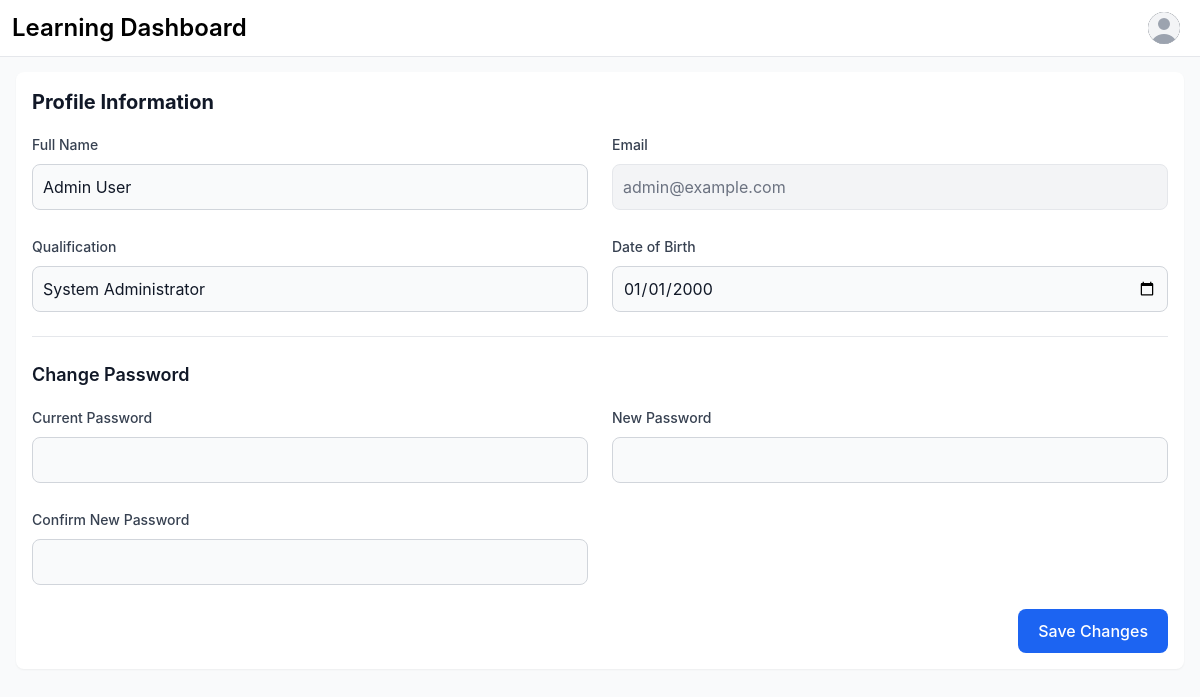
The app's page /profile (signed in) with its own data.
### app.py (models this page shows, shortened)
class User(db.Model):
    __table_args__ = {'extend_existing': True}
    id = db.Column(db.Integer, primary_key=True)
    email = db.Column(db.String(120), unique=True, nullable=False)
    password = db.Column(db.String(200), nullable=False)
    full_name = db.Column(db.String(100), nullable=False)
    qualification = db.Column(db.String(100), nullable=False)
    dob = db.Column(db.Date, nullable=False)
    is_admin = db.Column(db.Boolean, default=False)
    quiz_attempts = db.relationship(
        'QuizAttempt', back_populates='user', lazy=True,
        cascade="all, delete-orphan"
    )

### app.py (the view, shortened to what this page needs)
@app.route('/profile', methods=['GET', 'POST'])
@login_required
def profile():
    return render_template('user/user_profile.html')

### app.py (called while the page is built)
def get_current_user():
    if 'user_id' in session:
        return User.query.get(session['user_id'])
    return None

@app.context_processor
def utility_processor():
    return dict(current_user=get_current_user())

def login_required(f):
    @wraps(f)
    def decorated_function(*args, **kwargs):
        if 'user_id' not in session:
            flash('Please login first.', 'error')
            return redirect(url_for('login'))
        return f(*args, **kwargs)
    return decorated_function

### templates/user/user_profile.html (shortened to what this page needs)
<!DOCTYPE html>
<html lang="en">
<head>
    <link href="https://cdnjs.cloudflare.com/ajax/libs/flowbite/2.2.1/flowbite.min.css" rel="stylesheet" />
</head>
<body class="bg-gray-50">
    <nav class="fixed top-0 z-50 w-full bg-white border-b border-gray-200">
        <div class="px-3 py-3 lg:px-5 lg:pl-3">
            <div class="flex items-center justify-between">
                <div class="flex items-center justify-start">
                    <span class="self-center text-xl font-semibold sm:text-2xl whitespace-nowrap">Learning Dashboard</span>
                </div>
                <div class="flex items-center">
                    <div class="flex items-center ml-3">
                        <div class="relative">
                            <button type="button" class="flex text-sm bg-gray-800 rounded-full focus:ring-4 focus:ring-gray-300" id="user-menu-button">
                                <div class="relative w-8 h-8 overflow-hidden bg-gray-100 rounded-full">
                                    <svg class="absolute w-10 h-10 text-gray-400 -left-1" fill="currentColor" viewBox="0 0 20 20">
                                        <path fill-rule="evenodd" d="M10 9a3 3 0 100-6 3 3 0 000 6zm-7 9a7 7 0 1114 0H3z" clip-rule="evenodd"></path>
                                    </svg>
                                </div>
                            </button>
                        </div>
                    </div>
                </div>
            </div>
        </div>
    </nav>
    <div class="p-4 lg:ml-64 mt-14">
        <div class="p-4 bg-white rounded-lg shadow-sm mb-4">
            <h2 class="text-xl font-bold text-gray-900 mb-4">Profile Information</h2>
            <form id="profileForm" method="POST" class="space-y-6">
                <div class="grid grid-cols-1 md:grid-cols-2 gap-6">
                    <div class="space-y-2">
                        <label for="full_name" class="text-sm font-medium text-gray-700">Full Name</label>
                        <input type="text" id="full_name" name="full_name" value="{{ current_user.full_name }}"
                            class="w-full p-2.5 text-gray-900 bg-gray-50 rounded-lg border border-gray-300 focus:ring-blue-500 focus:border-blue-500" required>
                    </div>
                    <div class="space-y-2">
                        <label for="email" class="text-sm font-medium text-gray-700">Email</label>
                        <input type="email" id="email" value="{{ current_user.email }}"
                            class="w-full p-2.5 text-gray-500 bg-gray-100 rounded-lg border border-gray-200" disabled>
                    </div>
                    <div class="space-y-2">
                        <label for="qualification" class="text-sm font-medium text-gray-700">Qualification</label>
                        <input type="text" id="qualification" name="qualification" value="{{ current_user.qualification }}"
                            class="w-full p-2.5 text-gray-900 bg-gray-50 rounded-lg border border-gray-300 focus:ring-blue-500 focus:border-blue-500" required>
                    </div>
                    <div class="space-y-2">
                        <label for="dob" class="text-sm font-medium text-gray-700">Date of Birth</label>
                        <input type="date" id="dob" name="dob" value="{{ current_user.dob.strftime('%Y-%m-%d') }}"
                            class="w-full p-2.5 text-gray-900 bg-gray-50 rounded-lg border border-gray-300 focus:ring-blue-500 focus:border-blue-500" required>
                    </div>
                </div>
                <div class="pt-6 border-t border-gray-200">
                    <h3 class="text-lg font-semibold text-gray-900 mb-4">Change Password</h3>
                    <div class="grid grid-cols-1 md:grid-cols-2 gap-6">
                        <div class="space-y-2">
                            <label for="current_password" class="text-sm font-medium text-gray-700">Current Password</label>
                            <input type="password" id="current_password" name="current_password"
                                class="w-full p-2.5 text-gray-900 bg-gray-50 rounded-lg border border-gray-300 focus:ring-blue-500 focus:border-blue-500">
                        </div>
                        <div class="space-y-2">
                            <label for="new_password" class="text-sm font-medium text-gray-700">New Password</label>
                            <input type="password" id="new_password" name="new_password"
                                class="w-full p-2.5 text-gray-900 bg-gray-50 rounded-lg border border-gray-300 focus:ring-blue-500 focus:border-blue-500">
                        </div>
                        <div class="md:col-span-2 space-y-2">
                            <label for="confirm_password" class="text-sm font-medium text-gray-700">Confirm New Password</label>
                            <input type="password" id="confirm_password" name="confirm_password"
                                class="w-full p-2.5 text-gray-900 bg-gray-50 rounded-lg border border-gray-300 focus:ring-blue-500 focus:border-blue-500">
                        </div>
                    </div>
                </div>
                <div class="flex justify-end">
                    <button type="submit" class="px-5 py-2.5 bg-blue-600 text-white font-medium rounded-lg hover:bg-blue-700 focus:ring-4 focus:ring-blue-300 transition-colors">
                        Save Changes
                    </button>
                </div>
            </form>
        </div>
    </div>
</body>
</html>

### records on screen
User: full_name "Admin User", email "admin@example.com", qualification "System Administrator", dob "01/01/2000"
